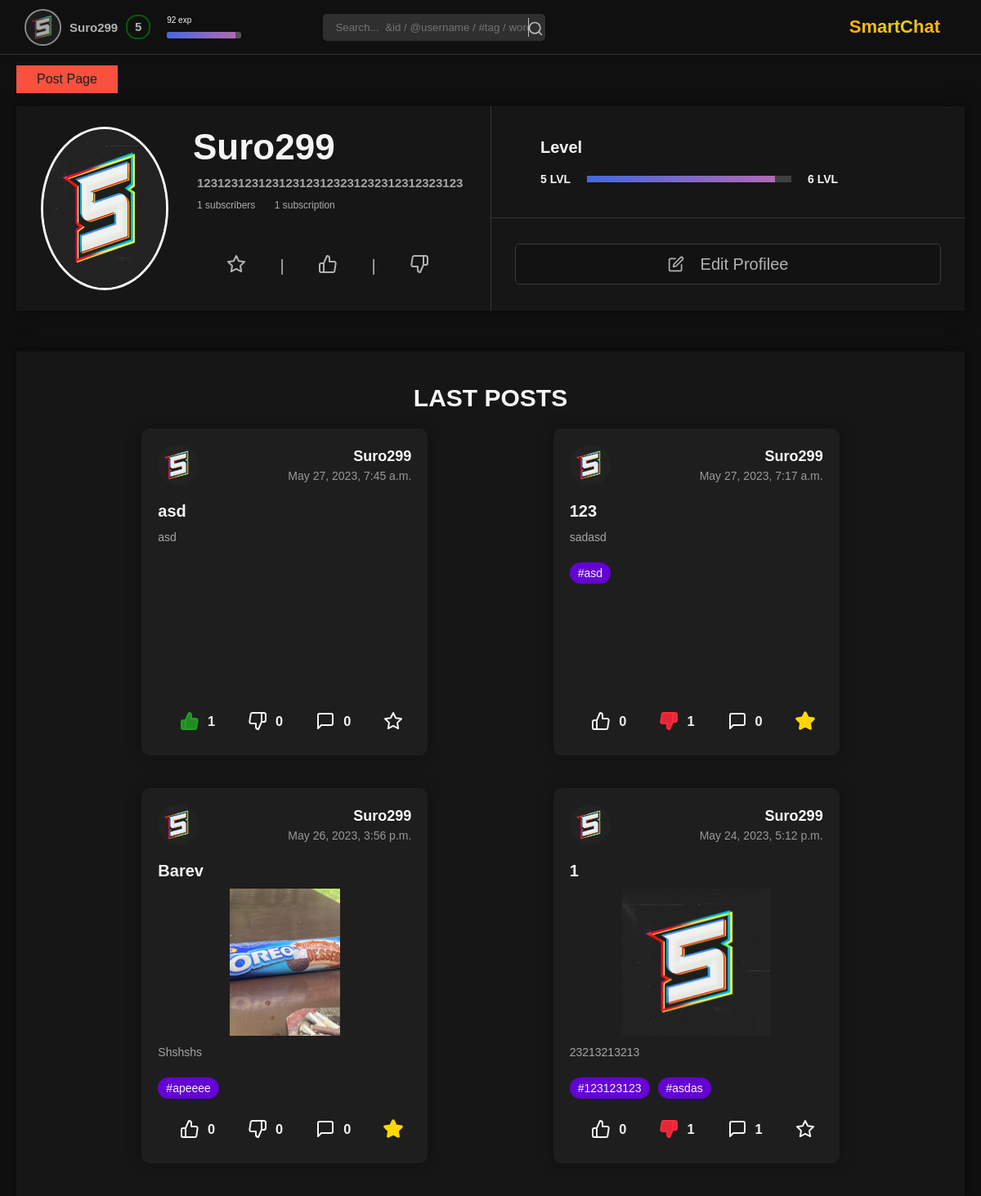
The page /user_profile/6/ (signed in) on the database as committed earlier.
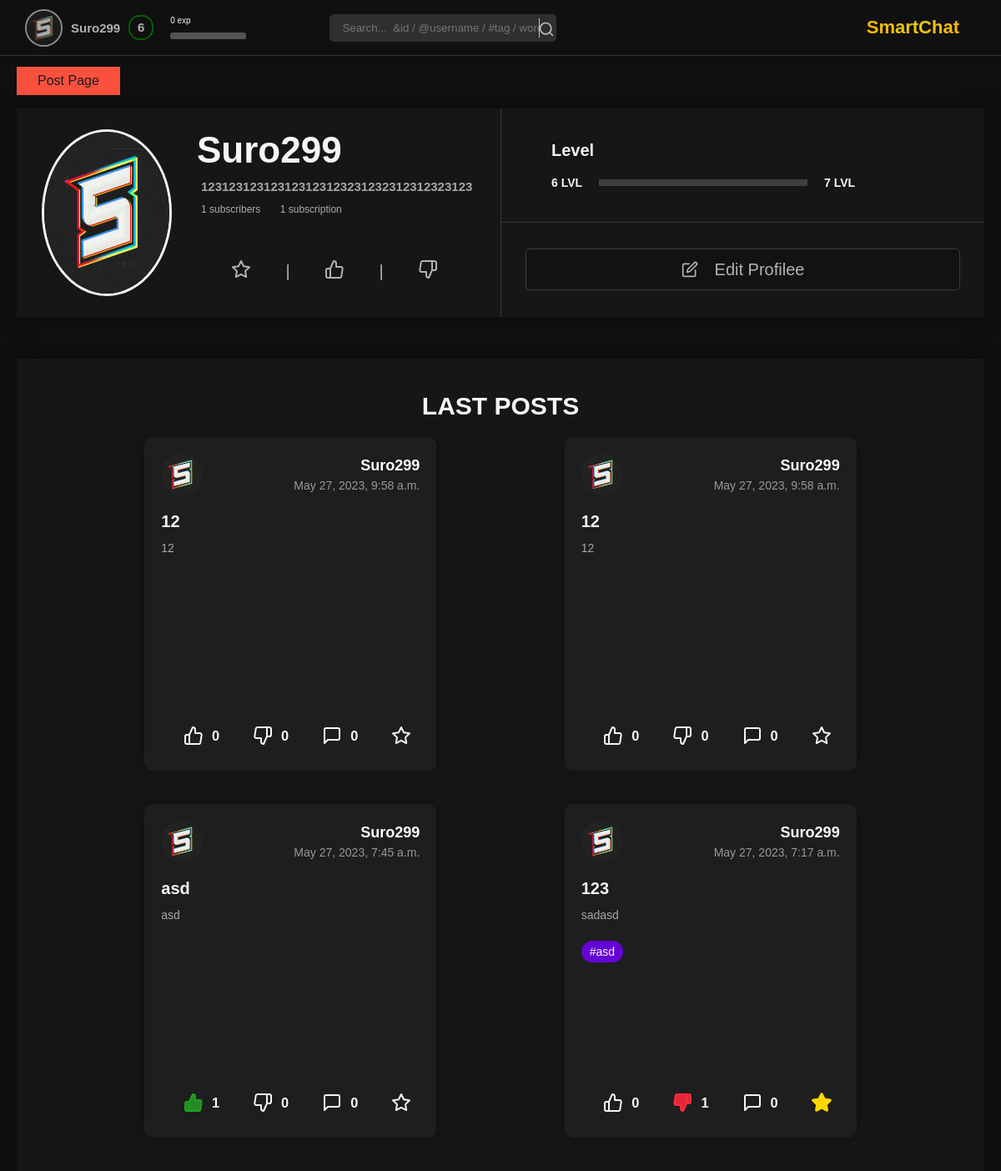
The same page on the database as committed later.
### users/models.py (models this page shows, shortened)
class CustomUser(AbstractBaseUser, PermissionsMixin):
    ACTIVITY_CHOICES = (
        ('all', 'all'),
        ('friends', 'friends'),
        ('nobody', 'nobody'),
    )
    AVATAR_CHOICES = (
        ('all', 'all'),
        ('friends', 'friends'),
    )
    username = models.CharField(_("User name"), max_length = 255, unique = True)
    first_name = models.CharField(_("User First Name"), max_length = 100, blank = True)
    last_name = models.CharField(_("User Last Name"), max_length = 100, blank = True)
    email = models.EmailField(_("email address"), blank = True, default = "",)
    avatar = models.ImageField(_("User avatar"), blank = True, default = "default_avatar.png",)
    description = models.TextField(_("User Description"), blank = True, default = "No BIO")
    subscribers_set = models.ManyToManyField('CustomUser', blank = True, related_name = 'subscriptions')
    posts_posted = models.PositiveBigIntegerField(_("posts_posted"), default = 0)
    reactions = models.PositiveBigIntegerField(_("reactions"), default = 0)
    points = models.PositiveBigIntegerField(_("points"), default = 0)
    level = models.PositiveIntegerField("User level", default = 1)
    exp = models.PositiveIntegerField("User Exp", default = 0)
    favorites = models.ManyToManyField('main.PostsModel', blank = True)
    subscription_set = models.ManyToManyField('CustomUser', blank = True, related_name = 'subscribers')
    friends_set = models.ManyToManyField('CustomUser', blank = True, related_name = 'friends')
    is_staff = models.BooleanField(default = False)
    is_active = models.BooleanField(default = True)
    date_joined = models.DateTimeField(auto_created=True, default=timezone.now)
    avatar_visibility = models.CharField(max_length=7, choices= AVATAR_CHOICES, default='all')
    activity_visibility = models.CharField(max_length=7, choices= ACTIVITY_CHOICES, default='all')
    USERNAME_FIELD = "username"
    REQUIRED_FIELDS = ["email"]
    objects = CustomUserManager()

### main/models.py (models this page shows, shortened)
class PostsModel(models.Model):
    sender = models.ForeignKey(CustomUser, on_delete=models.CASCADE, null=True, blank=True)
    post_title = models.CharField("Post Title", max_length = 100)
    post_text = models.TextField("Post Content")
    post_image = models.ImageField("Post Image", blank = True)
    timestamp = models.DateTimeField(auto_now_add = True)
    post_tags = models.ManyToManyField("Tag", blank = True)
    likers = models.ManyToManyField(CustomUser, related_name = "likers", blank = True)
    dislikers = models.ManyToManyField(CustomUser, related_name = "dislikers", blank = True)
    date_created = models.DateTimeField("Data Created", auto_created = True, default = timezone.now)
    comments = models.ManyToManyField("Comment", blank = True)

class Tag(models.Model):
    name = models.CharField("Tag Name", max_length = 255)
    def __str__(self) -> str:
        return self.name

### main/views.py (the view, shortened to what this page needs)
# urls.py: path("user_profile/<int:id>/", views.user_profile, name = "user_profile"),
def user_profile(request, id):
    if not (request.user.is_authenticated):
        return redirect("login")
    one_user = User.objects.get(pk=id)
    next_level = one_user.level + 1
    last_posts = PostsModel.objects.filter(sender=one_user)[::-1]
    last_posts = last_posts[:4:]
    return render(
        request,
        "main/user_profile.html",
        context={
            "one_user": one_user,
            "next_level": next_level,
            "last_posts": last_posts,
        },
    )

### main/templates/main/user_profile.html (shortened to what the changed rows need)
{% extends 'main/base.html' %}
{% load static %}
{% block css %}
    <link rel="stylesheet" href="{% static 'main/css/user_profile/style.css' %}">
{% endblock %}
{% block main %}
    <main>
        <section>
            <div>
                <div>
                    {% if one_user.avatar_visibility == "all" or one_user == user %}
                        <img class="avatar" src="{{ one_user.avatar.url }}" alt="User Avatar">
                    {% else %}
                        {% if one_user.avatar_visibility == "friends" and user in one_user.friends_set.all %}
                            <img class="avatar" src="{{ one_user.avatar.url }}" alt="User Avatar">
                        {% else %}
                            <img class="avatar" src="{% static 'main/img/default_avatar.png' %}" alt="User Avatar">
                        {% endif %}
                    {% endif %}
                </div>
                <div>
                    <div>
                        <h1> {{ one_user.username }} </h1>
                        <h3> {{ one_user.description }} </h3>
                        <div>
                            <a href=""> {{ one_user.subscribers_set.count }} subscribers </a>
                            <a href=""> {{ one_user.subscription_set.count }} subscription </a>
                        </div>
                    </div>
                </div>
            </div>
            <div>
                <div>
                    <h1> Level </h1>
                    <div>
                        <h3> {{ one_user.level}} LVL </h3>
                        <div> <div style = "width: {{ one_user.exp }}%;"></div> </div>
                        <h3> {{ next_level }} LVL </h3>
                    </div>
                </div>
            </div>
        </section>
        <section>
            <span>
                <h1> LAST POSTS </h1>
            </span>
            <span>
                {% for i in last_posts%}
                    {% if i.post_image %}
                    <div class="post">
                        <div>
                            <div class="post-header">
                                {% if i.sender.avatar_visibility == "all" or i.sender == user %}
                                    <img class="avatar" src="{{ i.sender.avatar.url }}" alt="User Avatar">
                                {% else %}
                                    {% if i.sender.avatar_visibility == "friends" and user in i.sender.friends_set.all %}
                                        <img class="avatar" src="{{ i.sender.avatar.url }}" alt="User Avatar">
                                    {% else %}
                                        <img class="avatar" src="{% static 'main/img/default_avatar.png' %}" alt="User Avatar">
                                    {% endif %}
                                {% endif %}
                                <div class="user-info">
                                    <h2 class="username">{{ i.sender.username }}</h2>
                                    <p class="post-date">{{ i.date_created }}</p>
                                </div>
                            </div>
                            <a style = "color:whitesmoke;" href="{% url 'post_page' i.id %}">
                                <div class="post-content">
                                    {% if i.post_title|length > 20  %}
                                    <h3 class="post-title"> {{ i.post_title|slice:":20" }}... </h3>
                                    {% else %}
                                    <h3 class="post-title"> {{ i.post_title }} </h3>
                                    {% endif %}
                                    <div class = "post_image_div">
                                        <img class="post_image" src="{{ i.post_image.url }}" alt="Post Image">
                                    </div>
                                    {% if i.post_text|length > 76  %}
                                    <p class="post-text"> {{ i.post_text|slice:":76" }}... </p>
                                    {% else %}
                                    <p class="post-text"> {{ i.post_text }} </p>
                                    {% endif %}
                                    <div class="post-tags">
                                        {% for tag in i.post_tags.all|slice:":3" %}
                                        <span class="tag"> #{{ tag }} </span>
                                        {% endfor %}
                                    </div>
                                </div>
                            </a>
                        </div>
                        <form method="post" class="post-actions">
                            <button name = "btn_l" value = "{{ i.id }}" type="submit" class="like">
                                <h3> {{ i.likers.count }} </h3>
                            </button>
                            <button name = "btn_d" value = "{{ i.id }}" type="submit" class="dislike">
                                <h3> {{ i.dislikers.count }} </h3>
                            </button>
                            <a href="{% url 'post_page' i.id %}" class="comments">
                                <svg xmlns="http://www.w3.org/2000/svg" width="24" height="24" viewBox="0 0 24 24" fill="none" stroke="whitesmoke" stroke-width="2" stroke-linecap="round" stroke-linejoin="round" class="feather feather-message-square"><path d="M21 15a2 2 0 0 1-2 2H7l-4 4V5a2 2 0 0 1 2-2h14a2 2 0 0 1 2 2z"></path></svg>
                                <h3> {{ i.comments.count }} </h3>
                            </a>
                            <button name = "btn_f" value = "{{ i.id }}" type="submit" class="favorite">
                            </button>
                        </form>
                    </div>
                    {% else %}
                    <div class="post">
                        <div>
                            <div class="post-header">
                                {% if i.sender.avatar_visibility == "all" or i.sender == user %}
                                    <img class="avatar" src="{{ i.sender.avatar.url }}" alt="User Avatar">
                                {% else %}
                                    {% if i.sender.avatar_visibility == "friends" and user in i.sender.friends_set.all %}
                                        <img class="avatar" src="{{ i.sender.avatar.url }}" alt="User Avatar">
                                    {% else %}
                                        <img class="avatar" src="{% static 'main/img/default_avatar.png' %}" alt="User Avatar">
                                    {% endif %}
                                {% endif %}
                                <div class="user-info">
                                    <h2 class="username">{{ i.sender.username }}</h2>
                                    <p class="post-date">{{ i.date_created }}</p>
                                </div>
                            </div>
                            <a style = "color:whitesmoke;" href="{% url 'post_page' i.id %}">
                                <div class="post-content">
                                    {% if i.post_title|length > 20  %}
                                    <h3 class="post-title"> {{ i.post_title|slice:":20" }}... </h3>
                                    {% else %}
                                    <h3 class="post-title"> {{ i.post_title }} </h3>
                                    {% endif %}
                                    {% if i.post_text|length > 465  %}
                                    <p class="post-text"> {{ i.post_text|slice:":465" }}... </p>
                                    {% else %}
                                    <p class="post-text"> {{ i.post_text }} </p>
                                    {% endif %}
                                    <div class="post-tags">
                                        {% for tag in i.post_tags.all|slice:":3" %}
                                        <span class="tag"> #{{ tag }} </span>
                                        {% endfor %}
                                    </div>
                                </div>
                            </a>
                        </div>
                        <form method="post" class="post-actions">
                            <button name = "btn_l" value = "{{ i.id }}" type="submit" class="like">
                                <h3> {{ i.likers.count }} </h3>
                            </button>
                            <button name = "btn_d" value = "{{ i.id }}" type="submit" class="dislike">
                                <h3> {{ i.dislikers.count }} </h3>
                            </button>
                            <a href="{% url 'post_page' i.id %}" class="comments">
                                <svg xmlns="http://www.w3.org/2000/svg" width="24" height="24" viewBox="0 0 24 24" fill="none" stroke="whitesmoke" stroke-width="2" stroke-linecap="round" stroke-linejoin="round" class="feather feather-message-square"><path d="M21 15a2 2 0 0 1-2 2H7l-4 4V5a2 2 0 0 1 2-2h14a2 2 0 0 1 2 2z"></path></svg>
                                <h3> {{ i.comments.count }} </h3>
                            </a>
                            <button name = "btn_f" value = "{{ i.id }}" type="submit" class="favorite">
                            </button>
                        </form>
                    </div>
                    {% endif %}
                {% endfor %}
            </span>
        </section>
    </main>
{% endblock %}

### main/templates/main/base.html (shortened to what this page needs)
{% load static %}
<!DOCTYPE html>
<html lang="en">
  <head>
    <link rel="stylesheet" href="{% static 'main/css/dop/header/style.css'%}" />
    <link
      rel="stylesheet"
      href="{% static 'main/css/dop/set_menu/style.css' %}"
    />
    {% block css %} {% endblock %}
  </head>
  <body>
    <header>
      <div onclick="OpenSettingsWindow()">
        <span>
          <img src="{{ user.avatar.url }}" alt="User Avatar" />
        </span>
        <h1>{{ user.username }}</h1>
        {% if user.level < 10 %}
        <div style="border-color: green">
          <h1>{{ user.level }}</h1>
        </div>
        {% endif %}
      </div>
      <div>
        <p>{{ user.exp }} exp</p>
        <div>
          <div style="width: {{ user.exp }}%;"></div>
        </div>
      </div>
      <div>
        <form action="{% url 'posts' %}">
          <input type="text" name = "search" placeholder="Search...  &id / @username / #tag / word" />
          <button type="submit">
            <img src="{% static 'main/icon/search.svg' %}" alt="">
          </button>
        </form>
      </div>
      <div>
        <h1>SmartChat</h1>
      </div>
    </header>
    {% block main %} {% endblock %}
  </body>
</html>

Rows that differ between the two databases and show on the page:
no longer on this page (row unchanged): PostsModel: sender.avatar (picture), sender.username "Suro299", date_created "May 26, 2023, 3:56 p.m.", post_title "Barev", post_image (picture), post_text "Shshshs", likers.count "0", dislikers.count "0", comments.count "0"
no longer on this page (row unchanged): Tag: name "apeeee", shown under "Suro299"
no longer on this page (row unchanged): PostsModel: sender.avatar (picture), sender.username "Suro299", date_created "May 24, 2023, 5:12 p.m.", post_title "1", post_image (picture), post_text "23213213213", likers.count "0", dislikers.count "1", comments.count "1"
no longer on this page (row unchanged): Tag: name "123123123", shown under "Suro299"
no longer on this page (row unchanged): Tag: name "asdas", shown under "Suro299"
changed CustomUser "Suro299": level "5" → "6"; exp "92" → "0"
added PostsModel: sender.avatar (picture), sender.username "Suro299", date_created "May 27, 2023, 9:58 a.m.", post_title "12", post_text "12", likers.count "0", dislikers.count "0", comments.count "0"
added PostsModel: sender.avatar (picture), sender.username "Suro299", date_created "May 27, 2023, 9:58 a.m.", post_title "12", post_text "12", likers.count "0", dislikers.count "0", comments.count "0"
Other text that changed with them:
{{ next_level }}: "6" → "7"
